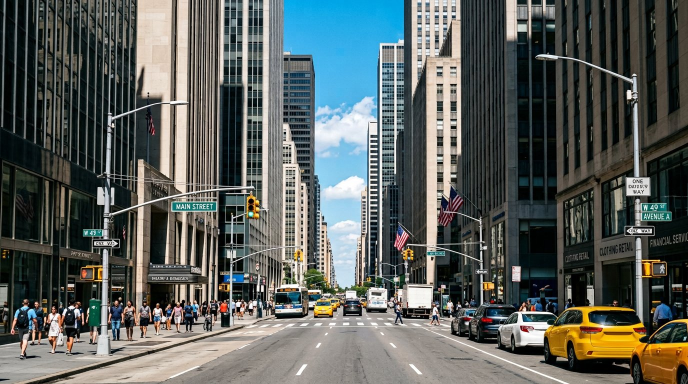
#> input picture sources/SCENE_01.jpg, 1376 x 768 px (shown at 1/2 size); its folder holds 8 pictures in this run
$ python render_iteration.py
#> lines starting #> are read from the running program, lines starting #| are printed output that depends on the picture
### scripts/gdc_core.py
#!/usr/bin/env python3
# -*- coding: utf-8 -*-
"""
GOLDEN DAYLIGHT CINEMA - core colour pipeline (scene-referred)
==============================================================

Pipeline implemented by this module (identical for image rendering and LUT baking):

    input  : Apple Log 2 code values, Apple Wide Gamut (AWG), D65, full range [0,1]
    step 1 : Apple Log 2 transfer-function decode   -> scene-linear RGB (AWG primaries)
    step 2 : 3x3 gamut transform  AWG -> Rec.709    (D65 white, no adaptation needed)
    step 3 : creative grade (filmic tone curve + colour operations)
             -> display-linear Rec.709
    step 4 : inverse gamma 2.4 encode               -> Rec.709 SDR code values [0,1]

Verified technical references
-----------------------------
* Apple Inc., "Apple Log 2 White Paper", September 2025 (Part 028-00834, Version 1.1):
    - transfer function constants (R0, Rt, c, beta, gamma, delta)
    - anchor points: 0% -> 0.150477, 18% -> 0.488272, 90% -> 0.681686, 1200% -> 1.0
    - Apple Wide Gamut chromaticities: R(0.725, 0.301) G(0.221, 0.814) B(0.068, -0.076),
      white D65 (0.3127, 0.3290)
* OpenColorIO (github.com/AcademySoftwareFoundation/OpenColorIO),
    src/OpenColorIO/transforms/builtins/AppleCameras.cpp : identical constants; its
    Apple Wide Gamut -> ACES2065-1 matrix is used here as an independent cross-check.
* ITU-R BT.709-6 : Rec.709 primaries.  ITU-R BT.1886 : reference display EOTF (gamma 2.4).
"""

import numpy as np

# ----------------------------------------------------------------------------
# 1. Apple Log 2 transfer function (official white paper constants)
# ----------------------------------------------------------------------------
AL2_R0    = -0.05641088
AL2_RT    = 0.01
AL2_C     = 47.28711236
AL2_BETA  = 0.00964052
AL2_GAMMA = 0.08550479
AL2_DELTA = 0.69336945
AL2_PT    = AL2_C * (AL2_RT - AL2_R0) ** 2   # 0.20855531595464202


def al2_decode(P):
    """Apple Log 2 code value(s) -> scene-linear reflectance R (white paper eq.)."""
    P = np.asarray(P, dtype=np.float64)
    R = np.empty_like(P)
    m_log = P >= AL2_PT
    m_par = (~m_log) & (P >= 0.0)
    m_neg = P < 0.0
    R[m_log] = np.power(2.0, (P[m_log] - AL2_DELTA) / AL2_GAMMA) - AL2_BETA
    R[m_par] = np.sqrt(P[m_par] / AL2_C) + AL2_R0
    R[m_neg] = AL2_R0
    return R


def al2_encode(R):
    """Scene-linear reflectance R -> Apple Log 2 code value(s) (white paper eq.)."""
    R = np.asarray(R, dtype=np.float64)
    P = np.empty_like(R)
    m_log = R >= AL2_RT
    m_par = (~m_log) & (R >= AL2_R0)
    m_neg = R < AL2_R0
    P[m_log] = AL2_GAMMA * np.log2(R[m_log] + AL2_BETA) + AL2_DELTA
    P[m_par] = AL2_C * (R[m_par] - AL2_R0) ** 2
    P[m_neg] = 0.0
    return P


# ----------------------------------------------------------------------------
# 2. Gamut matrices (derived from chromaticities; cross-checked vs OpenColorIO)
# ----------------------------------------------------------------------------
AWG_PRIMARIES = ((0.725, 0.301), (0.221, 0.814), (0.068, -0.076))  # Apple Wide Gamut
BT709_PRIMARIES = ((0.640, 0.330), (0.300, 0.600), (0.150, 0.060))  # ITU-R BT.709
D65 = (0.3127, 0.3290)
AP0_PRIMARIES = ((0.73470, 0.26530), (0.00000, 1.00000), (0.00010, -0.07700))
AP0_WHITE = (0.32168, 0.33767)  # ACES2065-1 white, as used by OpenColorIO


def rgb_to_xyz_matrix(primaries, white):
    """3x3 RGB->XYZ matrix from CIE xy chromaticities of primaries + white point."""
    (xr, yr), (xg, yg), (xb, yb) = primaries
    (xw, yw) = white
    M = np.array([
        [xr / yr, xg / yg, xb / yb],
        [1.0,     1.0,     1.0],
        [(1 - xr - yr) / yr, (1 - xg - yg) / yg, (1 - xb - yb) / yb],
    ])
    W = np.array([xw / yw, 1.0, (1 - xw - yw) / yw])
    S = np.linalg.solve(M, W)
    return M * S  # scales columns


M_AWG_TO_XYZ  = rgb_to_xyz_matrix(AWG_PRIMARIES, D65)
M_709_TO_XYZ  = rgb_to_xyz_matrix(BT709_PRIMARIES, D65)
M_XYZ_TO_709  = np.linalg.inv(M_709_TO_XYZ)
M_XYZ_TO_AWG  = np.linalg.inv(M_AWG_TO_XYZ)
M_AWG_TO_709  = M_XYZ_TO_709 @ M_AWG_TO_XYZ
M_709_TO_AWG  = M_XYZ_TO_AWG @ M_709_TO_XYZ

# Rec.709 luma weights (linear light)
LUMA_709 = np.array([0.2126, 0.7152, 0.0722])

GAMMA_OUT = 2.4  # ITU-R BT.1886 reference EOTF exponent


def gamma24_encode(x):
    """display-linear -> display code value (inverse gamma 2.4, clamped to [0,1])."""
    return np.clip(x, 0.0, 1.0) ** (1.0 / GAMMA_OUT)


def luma709(rgb):
    return rgb @ LUMA_709


def apply_matrix(M, rgb):
    rgb = np.asarray(rgb, dtype=np.float64)
    return rgb @ M.T  # row vectors


# ----------------------------------------------------------------------------
# 3. Monotone cubic (Fritsch-Carlson PCHIP) interpolation
# ----------------------------------------------------------------------------
class PCHIP:
    """Monotone piecewise-cubic Hermite interpolant (no overshoot / no banding)."""

    def __init__(self, x, y):
        x = np.asarray(x, float); y = np.asarray(y, float)
        self.x, self.y = x, y
        h = np.diff(x)
        d = np.diff(y) / h
        n = len(x)
        m = np.zeros(n)
        # interior: weighted harmonic mean
        for i in range(1, n - 1):
            if d[i - 1] * d[i] > 0:
                w1, w2 = 2 * h[i] + h[i - 1], h[i] + 2 * h[i - 1]
                m[i] = (w1 + w2) / (w1 / d[i - 1] + w2 / d[i])
            else:
                m[i] = 0.0
        # endpoints (PCHIP standard)
        m[0] = self._end(h[0], h[1], d[0], d[1])
        m[-1] = self._end(h[-1], h[-2], d[-1], d[-2])
        self.m = m
        self.h = h
        self.d = d

    @staticmethod
    def _end(h0, h1, d0, d1):
        if d0 * d1 <= 0 or (h0 == 0 or h1 == 0):
            return 0.0
        e = ((2 * h0 + h1) * d0 - h0 * d1) / (h0 + h1)
        if np.sign(e) != np.sign(d0):
            return 0.0
        if np.sign(d0) != np.sign(d1) and abs(e) > 3 * abs(d0):
            return 3 * d0
        return e

    def eval(self, xq):
        xq = np.asarray(xq, float)
        i = np.clip(np.searchsorted(self.x, xq, side='right') - 1, 0, len(self.x) - 2)
        x0 = self.x[i]; h = self.h[i]
        t = (xq - x0) / h
        t2 = t * t; t3 = t2 * t
        y0, y1 = self.y[i], self.y[i + 1]
        m0, m1 = self.m[i], self.m[i + 1]
        return (2 * t3 - 3 * t2 + 1) * y0 + (t3 - 2 * t2 + t) * h * m0 + \
               (-2 * t3 + 3 * t2) * y1 + (t3 - t2) * h * m1


# ----------------------------------------------------------------------------
# 4. The GOLDEN DAYLIGHT CINEMA grade
# ----------------------------------------------------------------------------
# Filmic tone curve: scene-linear Rec.709 -> display-linear Rec.709 (per channel).
# Designed stop by stop around 18% grey so that:
#   * nothing at or above mid grey is rendered brighter than the neutral
#     conversion (highlight protection for harsh midday footage);
#   * shadows sit deep but detailed, following the placement used by
#     camera-manufacturer Rec.709 conversions;
#   * highlights roll off along a long, smooth shoulder (no digital clip);
#   * the per-channel ratio T(x)/x falls monotonically above mid grey, giving
#     natural highlight desaturation without midtone colour inversions;
#   * a designed film black floor (code 0.012) and a grid-friendly toe keep the
#     33^3 cube smooth around sensor black (see VALIDATION_REPORT.txt).
TONE_STOPS = [-np.inf, -12, -10, -9, -8, -7, -6, -5, -4, -3, -2, -1, 0,
              1, 2, 3, 4, 5, 6, 7, 8, 10, 12]
TONE_CODE = [0.012, 0.013, 0.016, 0.022, 0.033, 0.052, 0.080, 0.130, 0.165,
             0.210, 0.265, 0.330, 0.420, 0.570, 0.695, 0.775, 0.835, 0.878,
             0.908, 0.930, 0.946, 0.973, 0.990]
TONE_X = [0.18 * (2.0 ** u) for u in TONE_STOPS]
TONE_X[0] = 0.0
TONE_Y = [c ** GAMMA_OUT for c in TONE_CODE]
TONE_X.append(1000.0)   # safety tail: asymptote at display white
TONE_Y.append(1.0)

_TONE = PCHIP(TONE_X, TONE_Y)
_TONE_SLOPE0 = _TONE.eval(1e-4) / 1e-4  # toe slope for negative extension


def tone_curve(x):
    """Filmic tone curve, extended linearly for negative (out-of-gamut) values."""
    x = np.asarray(x, float)
    out = np.empty_like(x)
    pos = x >= 0
    out[pos] = _TONE.eval(x[pos])
    out[~pos] = x[~pos] * _TONE_SLOPE0
    return out


# Grade parameters (tuned iteratively across the eight test scenes) -----------------
PARAMS = dict(
    # saturation multiplier vs display luma (rich mids, protected whites & blacks)
    sat_l=[0.0, 0.02, 0.06, 0.15, 0.35, 0.7, 1.0],
    sat_m=[0.94, 0.97, 1.08, 1.18, 1.14, 1.05, 1.00],
    # vibrance damping: already-saturated colours receive less boost
    vib_k=1.3,
    # sky: rich natural blue, controlled cyan, cloud whites protected
    sky_hue=224.0, sky_sigma=33.0, sky_sat=1.10, sky_deepen=0.020, sky_shift=5.0,
    sky_s_lo=0.09, sky_s_hi=0.36,          # only colours at least this saturated
    sky_l_hi=0.75, sky_l_max=0.98,         # do not touch near-white cloud luminance
    # foliage: natural, slightly warm greens; never radioactive or teal
    fol_hue=105.0, fol_sigma=34.0, fol_sat=0.94, fol_shift=6.0,
    # cyan control (water/sky edge): pull toward blue, hold saturation
    cy_hue=196.0, cy_sigma=20.0, cy_sat=0.97, cy_shift=5.0,
    # skin: natural, subtly warm; no orange/red/yellow drift, no extra saturation
    skin_hue=28.0, skin_sigma=19.0, skin_sat=1.05, skin_shift=-3.5, skin_hi_boost=0.06,
    skin_s_lo=0.06, skin_s_hi=0.16, skin_s_top=0.55, skin_s_max=0.80,
    # golden warmth: honey/amber in sunlit mids, whites stay believable
    warm_r=0.098, warm_g=0.028, warm_b=-0.088, warm_lum_comp=0.015,
    warm_gate_k=0.085,                     # saturation gate (neutrals barely shift)
    warm_sky_protect=0.60,                 # keep skies blue, not turquoise
    warm_l=[0.0, 0.03, 0.10, 0.28, 0.55, 0.80, 1.0],
    warm_w=[0.00, 0.35, 0.90, 1.00, 0.88, 0.50, 0.28],
    # already-warm colours (golden hour) receive attenuated warmth
    warm_att_hue=45.0, warm_att_sigma=26.0,
    warm_att_s_lo=0.32, warm_att_s_hi=0.60, warm_att_amt=0.50,
    # cool shade separation (subtle blue, only in desaturated deep shadows)
    cool_r=-0.028, cool_g=-0.010, cool_b=0.032,
    cool_l_lo=0.015, cool_l_hi=0.09, cool_gate_k=0.12,
    # final highlight desaturation for clean whites
    hi_desat_l=0.80, hi_desat_amt=0.10,
)

_SATM = None
_WARMW = None


def _curves():
    global _SATM, _WARMW
    if _SATM is None:
        _SATM = PCHIP(PARAMS['sat_l'], PARAMS['sat_m'])
        _WARMW = PCHIP(PARAMS['warm_l'], PARAMS['warm_w'])
    return _SATM, _WARMW


def smoothstep(x, e0, e1):
    t = np.clip((x - e0) / (e1 - e0), 0.0, 1.0)
    return t * t * (3 - 2 * t)


def hue_gauss(H, center, sigma):
    """Circular gaussian weight of HSV hue (degrees) around `center`."""
    d = np.radians(H - center)
    d = np.angle(np.exp(1j * d))  # wrap to [-pi, pi]
    return np.exp(-0.5 * (d / np.radians(sigma)) ** 2)


def rgb_to_hsv(rgb):
    """RGB (any scale >= 0 after clamp) -> HSV; H in degrees, S and V in [0,1]."""
    r, g, b = rgb[..., 0], rgb[..., 1], rgb[..., 2]
    mx = np.maximum(np.maximum(r, g), b)
    mn = np.minimum(np.minimum(r, g), b)
    c = mx - mn
    H = np.zeros_like(mx)
    m = c > 1e-12
    idx = m & (mx == r)
    H[idx] = 60.0 * (((g[idx] - b[idx]) / c[idx]) % 6.0)
    idx = m & (mx == g) & (mx != r)
    H[idx] = 60.0 * ((b[idx] - r[idx]) / c[idx] + 2.0)
    idx = m & (mx == b) & (mx != r) & (mx != g)
    H[idx] = 60.0 * ((r[idx] - g[idx]) / c[idx] + 4.0)
    S = np.where(mx > 1e-12, c / np.maximum(mx, 1e-12), 0.0)
    return H, S, mx


def hsv_to_rgb(H, S, V):
    """HSV (H degrees) -> RGB (V scale)."""
    C = V * S
    Hp = (H % 360.0) / 60.0
    X = C * (1 - np.abs(Hp % 2 - 1))
    Z = np.zeros_like(C)
    r = np.select([Hp < 1, Hp < 2, Hp < 3, Hp < 4, Hp < 5, Hp >= 5],
                  [C, X, Z, Z, X, C])
    g = np.select([Hp < 1, Hp < 2, Hp < 3, Hp < 4, Hp < 5, Hp >= 5],
                  [X, C, C, X, Z, Z])
    b = np.select([Hp < 1, Hp < 2, Hp < 3, Hp < 4, Hp < 5, Hp >= 5],
                  [Z, Z, X, C, C, X])
    m = V - C
    return np.stack([r + m, g + m, b + m], axis=-1)


def grade(lin709):
    """Scene-linear Rec.709 (..., 3) -> display-linear Rec.709 (..., 3)."""
    SATM, WARMW = _curves()
    # --- tone curve (per channel, filmic) ---
    disp = tone_curve(lin709)

    # --- masks on the toned image ---
    L = luma709(disp)
    rgbc = np.clip(disp, 0.0, None)
    H, S, V = rgb_to_hsv(rgbc)

    # hue weights
    w_sky = hue_gauss(H, PARAMS['sky_hue'], PARAMS['sky_sigma'])
    w_fol = hue_gauss(H, PARAMS['fol_hue'], PARAMS['fol_sigma'])
    w_cy  = hue_gauss(H, PARAMS['cy_hue'],  PARAMS['cy_sigma'])
    w_skin = hue_gauss(H, PARAMS['skin_hue'], PARAMS['skin_sigma'])
    w_att = hue_gauss(H, PARAMS['warm_att_hue'], PARAMS['warm_att_sigma'])

    # saturation gates
    g_sky = smoothstep(S, PARAMS['sky_s_lo'], PARAMS['sky_s_hi']) * \
            (1.0 - smoothstep(L, PARAMS['sky_l_hi'], PARAMS['sky_l_max']))
    g_skin = smoothstep(S, PARAMS['skin_s_lo'], PARAMS['skin_s_hi']) * \
             (1.0 - smoothstep(S, PARAMS['skin_s_top'], PARAMS['skin_s_max']))
    g_att = smoothstep(S, PARAMS['warm_att_s_lo'], PARAMS['warm_att_s_hi'])

    # --- sky: deepen very slightly, enrich saturation ---
    V = V * (1.0 - PARAMS['sky_deepen'] * w_sky * g_sky)

    # --- saturation: luma curve * vibrance * hue adjustments ---
    m = SATM.eval(np.clip(L, 0.0, 1.0))
    vib = 1.0 / (1.0 + PARAMS['vib_k'] * S)
    m = 1.0 + (m - 1.0) * vib
    m = m * (1.0 + (PARAMS['sky_sat'] - 1.0) * w_sky * g_sky)
    m = m * (1.0 + (PARAMS['fol_sat'] - 1.0) * w_fol)
    m = m * (1.0 + (PARAMS['cy_sat'] - 1.0) * w_cy)
    m = m * (1.0 + (PARAMS['skin_sat'] - 1.0) * w_skin * g_skin)
    # sunlit skin sits in the shoulder: counter its per-channel desaturation so
    # highlights on skin stay creamy rather than pale
    m = m * (1.0 + PARAMS['skin_hi_boost'] * w_skin * g_skin
             * smoothstep(V, 0.5, 0.8) * (1.0 - smoothstep(V, 0.85, 1.0)))
    # clean whites: gentle desaturation near the top end
    m = m * (1.0 - PARAMS['hi_desat_amt'] * smoothstep(L, PARAMS['hi_desat_l'], 1.05))
    S = np.clip(S * m, 0.0, 1.0)

    # --- hue shifts ---
    H = H + (PARAMS['fol_shift'] * w_fol
             + PARAMS['cy_shift'] * w_cy * g_sky
             + PARAMS['sky_shift'] * w_sky * g_sky
             + PARAMS['skin_shift'] * w_skin * g_skin)

    disp = hsv_to_rgb(H, S, V)

    # --- golden warmth (sunlit mids; whites and neutrals protected) ---
    gate = S / (S + PARAMS['warm_gate_k'])
    wL = WARMW.eval(np.clip(L, 0.0, 1.0))
    atten = 1.0 - PARAMS['warm_att_amt'] * w_att * g_att
    skyprot = 1.0 - PARAMS['warm_sky_protect'] * w_sky  # keep skies blue, not turquoise
    w = wL * gate * atten * skyprot
    disp = disp * np.stack([1.0 + PARAMS['warm_r'] * w,
                            1.0 + PARAMS['warm_g'] * w,
                            1.0 + PARAMS['warm_b'] * w], axis=-1)
    disp = disp * (1.0 - PARAMS['warm_lum_comp'] * w)[..., None]

    # --- cool shade separation (desaturated deep shadows only) ---
    wc = (1.0 - smoothstep(L, PARAMS['cool_l_lo'], PARAMS['cool_l_hi'])) * \
         (1.0 - S / (S + PARAMS['cool_gate_k']))
    disp = disp * np.stack([1.0 + PARAMS['cool_r'] * wc,
                            1.0 + PARAMS['cool_g'] * wc,
                            1.0 + PARAMS['cool_b'] * wc], axis=-1)
    return disp


def pipeline_neutral(al2_code):
    """Neutral technical conversion (no creative grade):
    Apple Log 2 -> Rec.709 linear -> gamma 2.4 code. Used for BEFORE renders."""
    lin_awg = al2_decode(al2_code)
    lin709 = apply_matrix(M_AWG_TO_709, lin_awg)
    return gamma24_encode(lin709)


def pipeline_creative(al2_code):
    """Full standalone pipeline (what the .cube bakes):
    Apple Log 2 decode -> AWG->709 -> GOLDEN DAYLIGHT CINEMA grade -> gamma 2.4."""
    lin_awg = al2_decode(al2_code)
    lin709 = apply_matrix(M_AWG_TO_709, lin_awg)
    disp = grade(lin709)
    return gamma24_encode(disp)


# ----------------------------------------------------------------------------
# 5. Simulation of Apple Log 2 footage from sRGB stills (documented assumption)
# ----------------------------------------------------------------------------
def srgb_decode(c):
    """sRGB code [0,1] -> display-linear (IEC 61966-2-1)."""
    c = np.asarray(c, float)
    return np.where(c <= 0.04045, c / 12.92, ((c + 0.055) / 1.055) ** 2.4)


def srgb_encode(x):
    x = np.asarray(x, float)
    return np.where(x <= 0.0031308, 12.92 * x, 1.055 * np.clip(x, 0, None) ** (1 / 2.4) - 0.055)


def simulate_apple_log2(img_srgb01, exposure_stops=0.0):
    """Simulate Apple Log 2 / Apple Wide Gamut footage from an sRGB still.

    Documented assumptions (see VALIDATION_REPORT.txt):
      * the sRGB still, decoded to linear light, is treated as a scene-linear
        Rec.709 proxy of the scene (system gamma 1.0), then converted to
        Apple Wide Gamut primaries and encoded with the official Apple Log 2
        transfer function;
      * values are quantised to 10-bit full range, matching ProRes capture;
      * this is NOT iPhone sensor footage: an SDR still cannot reconstruct the
        full dynamic range of a real Log 2 capture (highlights above ~2.5 stops
        over 18% grey do not exist in the source).
    """
    lin709 = srgb_decode(img_srgb01) * (2.0 ** exposure_stops)
    lin_awg = apply_matrix(M_709_TO_AWG, lin709)
    code = al2_encode(np.clip(lin_awg, AL2_R0, None))
    code10 = np.round(np.clip(code, 0.0, 1.0) * 1023.0) / 1023.0  # 10-bit full range
    return code10


# ----------------------------------------------------------------------------
# 6. Self tests
# ----------------------------------------------------------------------------
# [63 lines left out: function self_test, not called in this run]


# [3 lines that do not run on import are left out]

### scripts/render_iteration.py
#!/usr/bin/env python3
# -*- coding: utf-8 -*-
"""
Iteration renderer: simulated Apple Log 2 footage -> BEFORE (neutral technical
conversion) / AFTER (GOLDEN DAYLIGHT CINEMA grade, direct pipeline) previews.

Writes compact JPEGs into iterate/ for visual tuning of the grade parameters.
The final deliverable previews are rendered from the actual .cube by
render_final.py.
"""
import os
import sys
import numpy as np
from PIL import Image

sys.path.insert(0, os.path.dirname(os.path.abspath(__file__)))
import gdc_core as G

ROOT = os.path.dirname(os.path.dirname(os.path.abspath(__file__)))
SRC = os.path.join(ROOT, 'sources')
OUT = os.path.join(ROOT, 'iterate')

SCENES = [
    ('SCENE_01.jpg', 'Harsh midday city'),
    ('SCENE_02.jpg', 'Midday portrait, direct sun'),
    ('SCENE_03.jpg', 'Mediterranean street'),
    ('SCENE_04.jpg', 'Bright beach daylight'),
    ('SCENE_05.jpg', 'Landscape, greenery & mountains'),
    ('SCENE_06.jpg', 'Golden-hour landscape'),
    ('SCENE_07.jpg', 'Modern architecture'),
    ('SCENE_08.jpg', 'Travel scene, people & buildings'),
]

TARGET_W, TARGET_H = 1280, 720  # 16:9 working size for all scenes


def load_scene(path):
    """Load a source still, centre-crop to 16:9 and resize to the working size."""
    im = Image.open(path).convert('RGB')
    w, h = im.size
    tr = TARGET_W / TARGET_H
    if w / h > tr:  # too wide -> crop width
        nw = int(round(h * tr))
        x0 = (w - nw) // 2
        im = im.crop((x0, 0, x0 + nw, h))
    else:           # too tall -> crop height
        nh = int(round(w / tr))
        y0 = (h - nh) // 2
        im = im.crop((0, y0, w, y0 + nh))
    if im.size != (TARGET_W, TARGET_H):
        im = im.resize((TARGET_W, TARGET_H), Image.LANCZOS)
    return np.asarray(im, dtype=np.float64) / 255.0


def to_image(code01):
    """Rec.709 gamma-2.4 code values [0,1] -> 8-bit PNG-ready array."""
    return np.clip(np.round(code01 * 255.0), 0, 255).astype(np.uint8)


def render_pair(sim, width=704):
    before = to_image(G.pipeline_neutral(sim))
    after = to_image(G.pipeline_creative(sim))
    return before, after


def main():
    os.makedirs(OUT, exist_ok=True)
    pairs = []
    for fname, title in SCENES:
        img = load_scene(os.path.join(SRC, fname))
#> in load_scene, im is the input picture: PIL image 1376x768 RGB; mean R, G, B 90.9, 95.9, 92.5
        sim = G.simulate_apple_log2(img)
#> in al2_encode, `P[m_par] = AL2_C * (R[m_par] - AL2_R0) ** 2`:
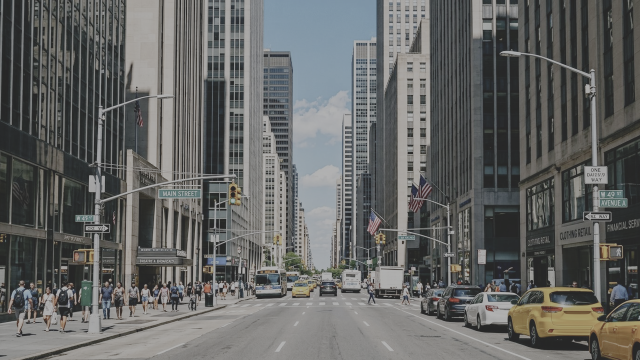
#> P: shape (720, 1280, 3) float64 (shown at 1/2 size); mean of channels 0, 1, 2 0.395, 0.399, 0.393; drawn as R, G, B
        before, after = render_pair(sim)
#> in tone_curve, `pos = x >= 0`:
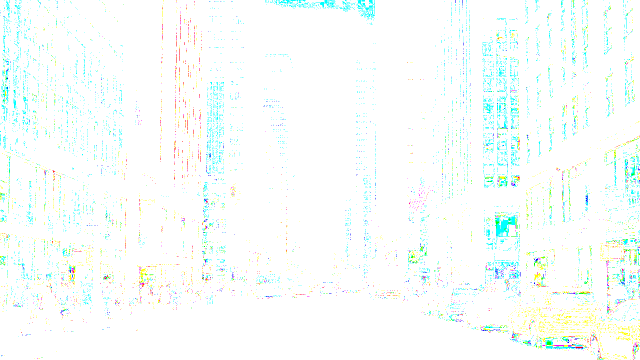
#> pos: shape (720, 1280, 3) bool (shown at 1/2 size); mean of channels 0, 1, 2 0.974, 0.995, 0.987; drawn as R, G, B
#> in tone_curve, `out[pos] = _TONE.eval(x[pos])`:
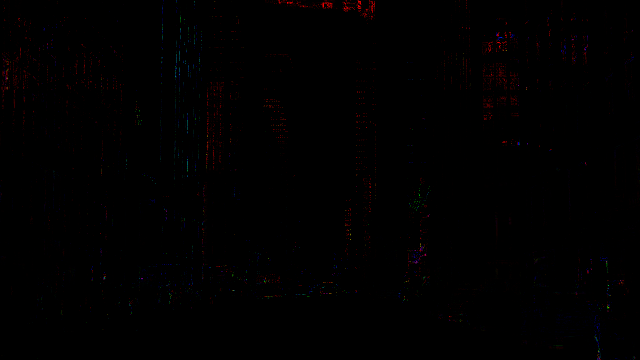
#> out: shape (720, 1280, 3) float64 (shown at 1/2 size); mean of channels 0, 1, 2 1, 0.3, 0.5; drawn as R, G, B
#> in rgb_to_hsv, `mx = np.maximum(np.maximum(r, g), b)`:
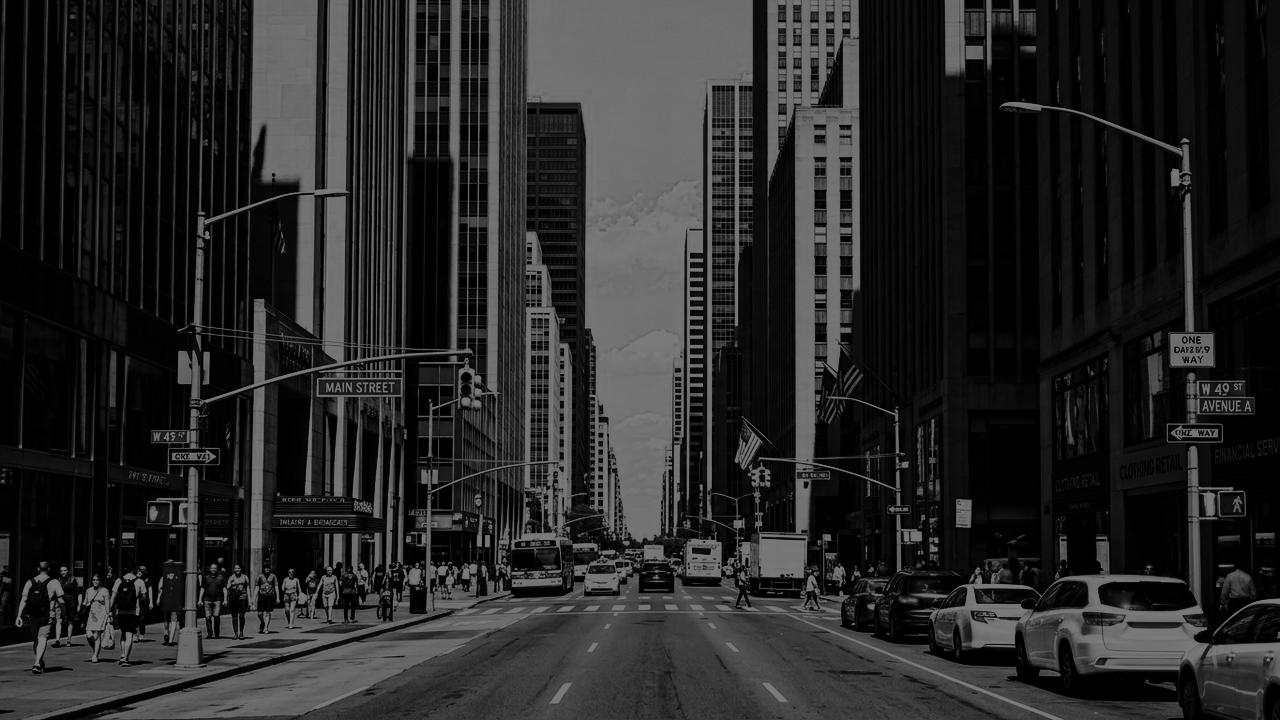
#> mx: shape (720, 1280) float64; min 2.58e-05, max 0.481, mean 0.155
#> (the rest of the program and of its run is left out)
